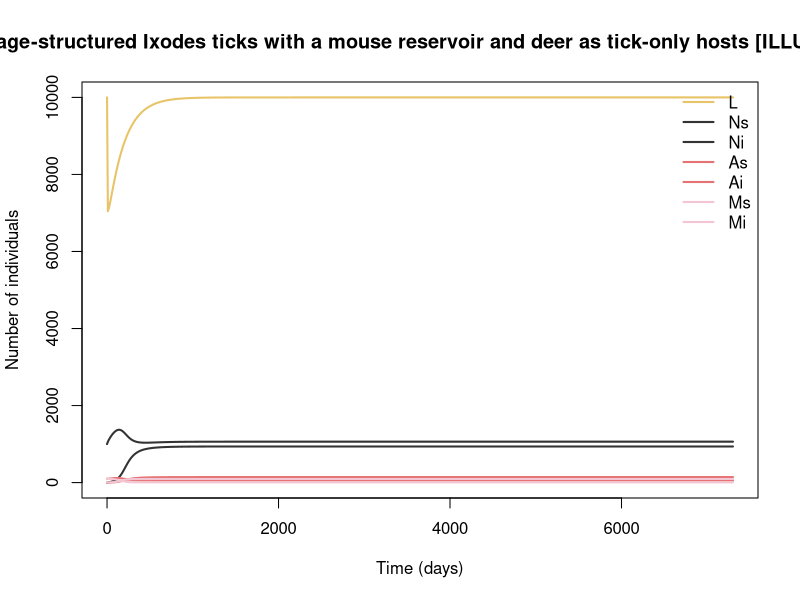

Write the R code that produced this figure.
## Lyme borreliosis: stage-structured Ixodes ticks with a mouse reservoir and deer as tick-only hosts [ILLUSTRATIVE-COMPOSITE]
## Lyme disease (Borrelia burgdorferi s.l.), temperate woodland in NE USA or Europe.
## Parameter values: 0 of 15 checked against the source; the rest are recalled or illustrative.
## Reference: Rosà R, Pugliese A, Norman R, Hudson PJ (2003). Thresholds for disease persistence in models for tick-borne infections including non-viraemic transmission, extended feeding and tick aggregation. J Theor Biol 224:359–376
## Source: https://doi.org/10.1016/S0022-5193(03)00173-5
##
## Generated from a compartmental model diagram (model format v1).
## Regenerating from the same diagram always gives this exact file.
##
## Compartments: L, Ns, Ni, As, Ai, Ms, Mi
## Flows (time unit: days):
##   (outside) -> L   : eps_egg * a_A * Deer * (As + Ai)
##   L -> Ns          : a_L * s_L * (Hm - p_ML * Mi) * L
##   L -> Ni          : a_L * s_L * p_ML * Mi * L
##   L -> (outside)   : (a_L * Hm * (1 - s_L) + mu_L + mu_L2 * L) * L
##   Ns -> As         : a_N * s_N * (Hm - p_ML * Mi) * Ns
##   Ns -> Ai         : a_N * s_N * p_ML * Mi * Ns
##   Ns -> (outside)  : (a_N * Hm * (1 - s_N) + mu_N) * Ns
##   Ni -> Ai         : a_N * s_N * Hm * Ni
##   Ni -> (outside)  : (a_N * Hm * (1 - s_N) + mu_N) * Ni
##   As -> (outside)  : (a_A * Deer + mu_A) * As
##   Ai -> (outside)  : (a_A * Deer + mu_A) * Ai
##   (outside) -> Ms  : mu_m * K_m
##   Ms -> Mi         : a_N * p_NM * Ni * Ms
##   Ms -> (outside)  : mu_m * Ms
##   Mi -> (outside)  : mu_m * Mi

library(deSolve)

# ---- Time ------------------------------------------------------------
times <- seq(0, 7300, by = 10)  # days

# ---- Parameters ------------------------------------------------------
parameters <- c(
  a_L = 1e-4,      # larval host-finding rate per mouse
  a_N = 1e-4,      # nymphal host-finding rate per mouse
  a_A = 0.005,     # adult host-finding rate per deer
  Deer = 5,        # deer density, constant; not competent for Borrelia (deer)
  s_L = 0.3,       # survival from fed larva to nymph
  s_N = 0.3,       # survival from fed nymph to adult
  eps_egg = 1000,  # effective larvae per fed adult (larvae/fed adult)
  mu_L = 0.01,     # larval death (1/day)
  mu_L2 = 4.8e-5,  # density-dependent larval death
  mu_N = 0.005,    # nymphal death (1/day)
  mu_A = 0.005,    # adult death (1/day)
  p_NM = 0.8,      # infected nymph → mouse transmission probability
  p_ML = 0.5,      # infected mouse → feeding larva transmission probability
  mu_m = 0.005,    # mouse death (1/day)
  K_m = 100        # mouse population; recruitment = mu_m·K_m (mice)
)

# ---- Initial conditions ----------------------------------------------
state <- c(
  L = 10000,  # questing larvae (born uninfected; no transovarial transmission)
  Ns = 1000,  # uninfected questing nymphs
  Ni = 0,     # infected questing nymphs
  As = 100,   # uninfected questing adults
  Ai = 0,     # infected adults
  Ms = 95,    # susceptible mice (reservoir)
  Mi = 5      # infected mice (lifelong)
)

# ---- Model equations -------------------------------------------------
lyme_tick_mouse_model <- function(t, state, parameters) {
  with(as.list(c(state, parameters)), {
    # Total population
    N <- Ms + Mi

    # Derived quantities
    Hm <- Ms + Mi          # mice
    Nticks <- L + Ns + Ni + As + Ai
    prev_mouse <- Mi / Hm  # mouse infection prevalence
    nip <- Ni / (Ns + Ni)  # nymphal infection prevalence (the human-risk index)

    # Rates of change
    dL <- eps_egg * a_A * Deer * (As + Ai) - a_L * s_L * (Hm - p_ML * Mi) * L - a_L * s_L * p_ML * Mi * L - (a_L * Hm * (1 - s_L) + mu_L + mu_L2 * L) * L
    dNs <- a_L * s_L * (Hm - p_ML * Mi) * L - a_N * s_N * (Hm - p_ML * Mi) * Ns - a_N * s_N * p_ML * Mi * Ns - (a_N * Hm * (1 - s_N) + mu_N) * Ns
    dNi <- a_L * s_L * p_ML * Mi * L - a_N * s_N * Hm * Ni - (a_N * Hm * (1 - s_N) + mu_N) * Ni
    dAs <- a_N * s_N * (Hm - p_ML * Mi) * Ns - (a_A * Deer + mu_A) * As
    dAi <- a_N * s_N * p_ML * Mi * Ns + a_N * s_N * Hm * Ni - (a_A * Deer + mu_A) * Ai
    dMs <- mu_m * K_m - a_N * p_NM * Ni * Ms - mu_m * Ms
    dMi <- a_N * p_NM * Ni * Ms - mu_m * Mi

    list(c(dL, dNs, dNi, dAs, dAi, dMs, dMi))
  })
}

# ---- Solve -----------------------------------------------------------
out <- ode(y = state, times = times, func = lyme_tick_mouse_model, parms = parameters)
out <- as.data.frame(out)

# ---- Plot ------------------------------------------------------------
compartment_cols <- c(L = "#E8C468", Ns = "#333333", Ni = "#333333", As = "#E57373", Ai = "#E57373", Ms = "#F3C6D3", Mi = "#F3C6D3")
matplot(out$time, out[, names(compartment_cols)], type = "l", lty = 1, lwd = 2,
        col = compartment_cols, xlab = "Time (days)", ylab = "Number of individuals",
        main = "Lyme borreliosis: stage-structured Ixodes ticks with a mouse reservoir and deer as tick-only hosts [ILLUSTRATIVE-COMPOSITE]")
legend("topright", legend = names(compartment_cols), col = compartment_cols,
       lty = 1, lwd = 2, bty = "n")
